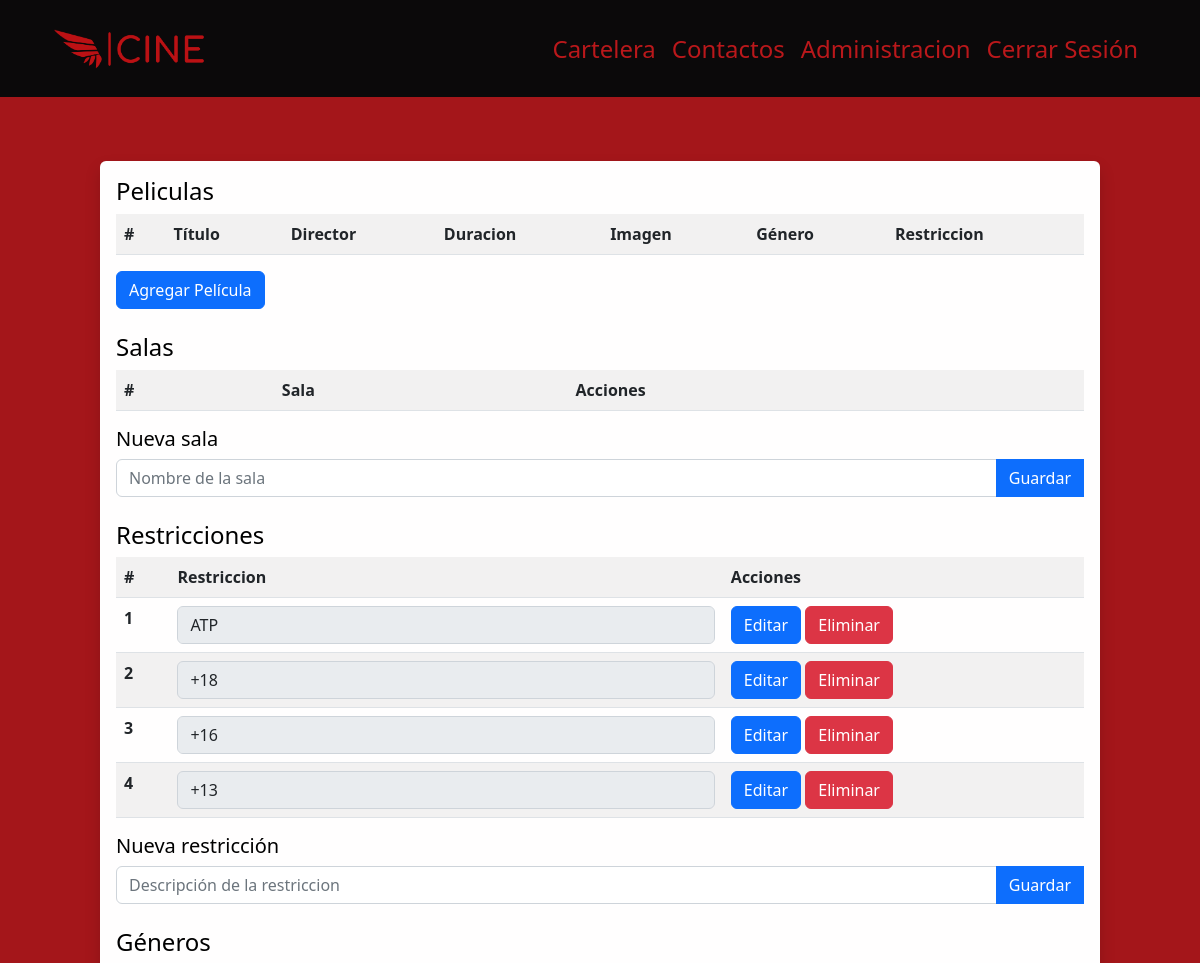
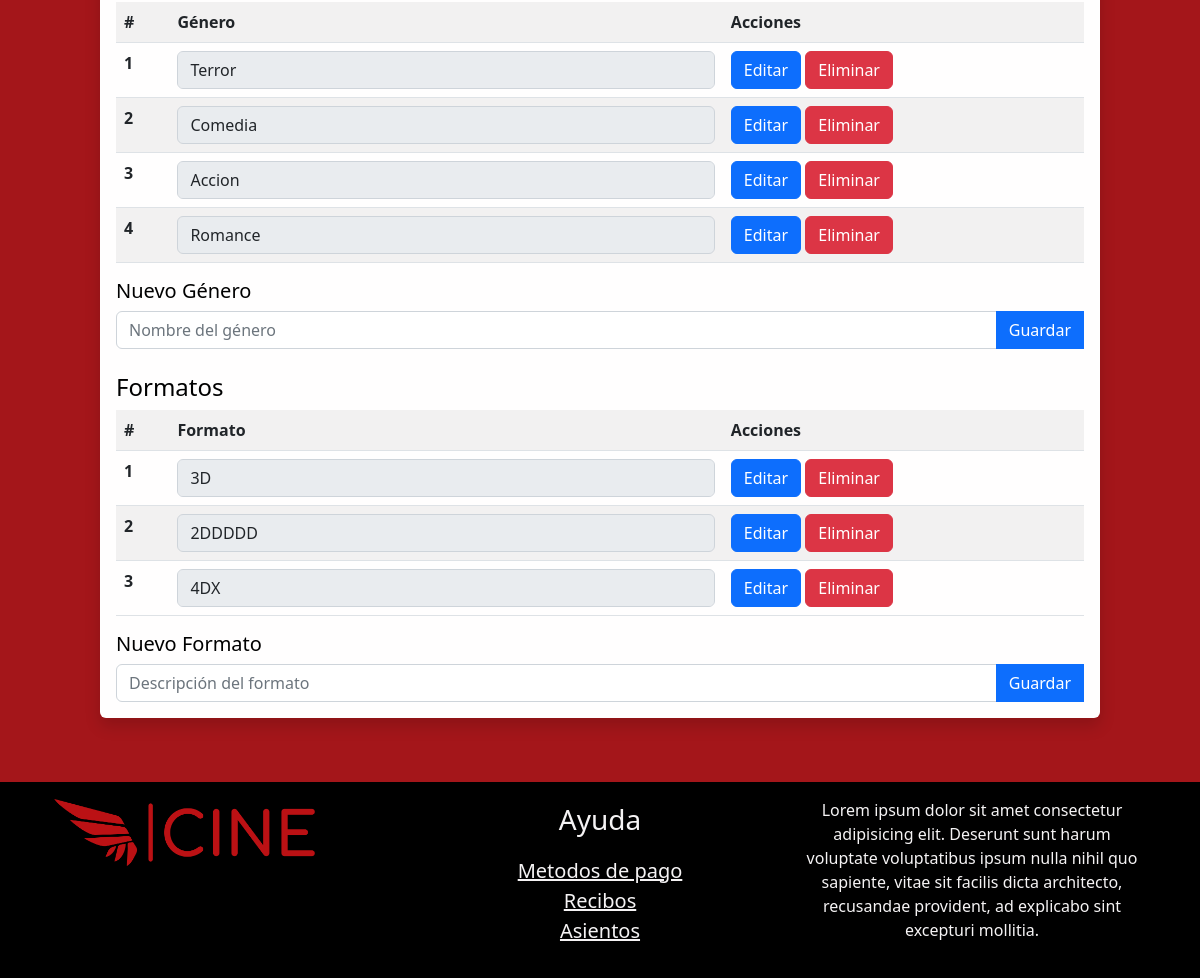
The app's page /administracion.php (signed in), older data (2 pictures, top to bottom).
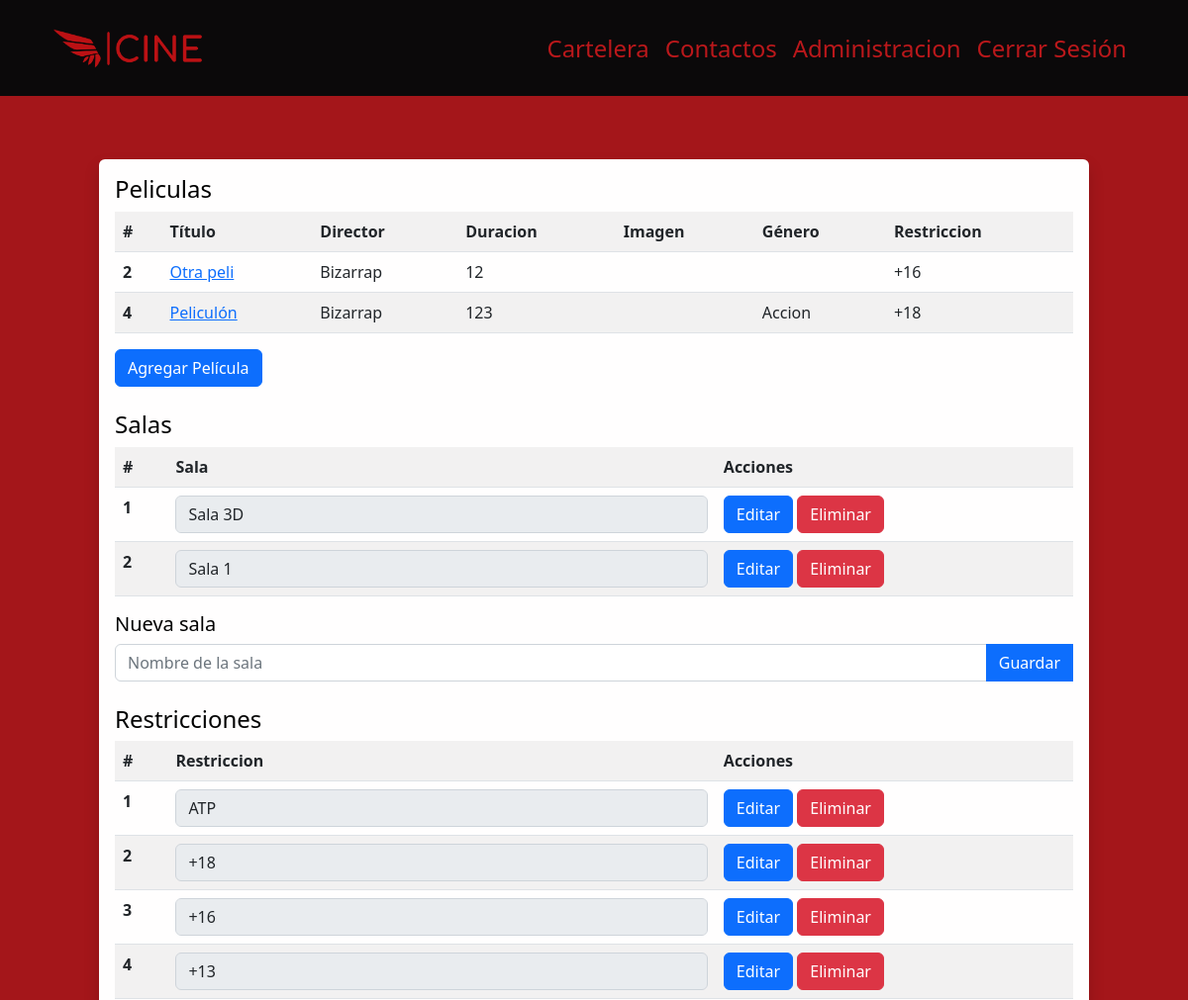
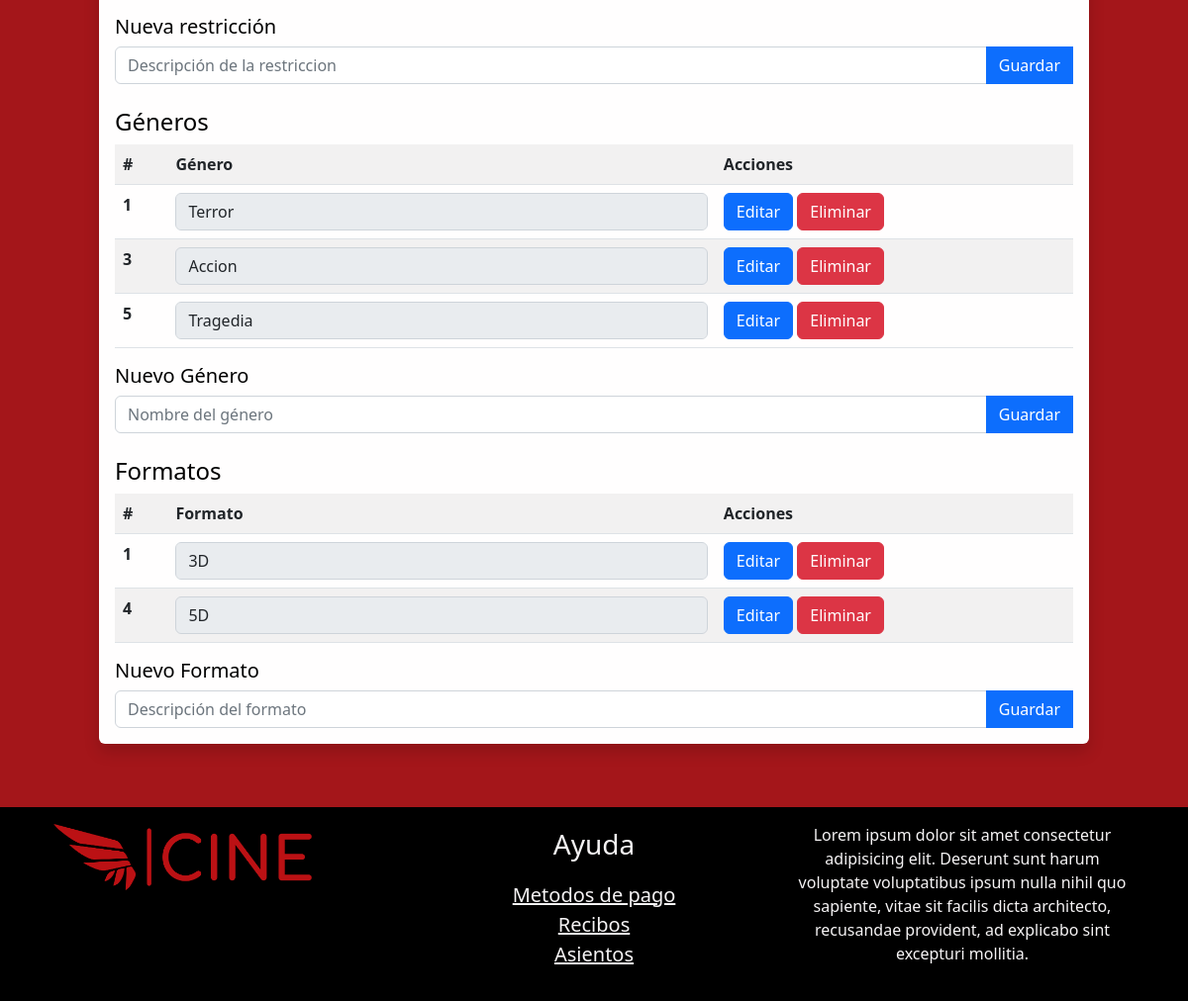
The same page, newer data (2 pictures, top to bottom).
### tables this page shows
CREATE TABLE `restricciones` (
  `restriccion_id` int(11) NOT NULL,
  `restriccion` varchar(5) DEFAULT NULL
);

CREATE TABLE `generos` (
  `genero_id` int(11) NOT NULL,
  `genero` varchar(30) NOT NULL
);

CREATE TABLE `formatos` (
  `formato_id` int(11) NOT NULL,
  `formato` varchar(20) DEFAULT NULL
);

CREATE TABLE `peliculas` (
  `pelicula_id` int(11) NOT NULL,
  `nombre` varchar(30) NOT NULL,
  `duracion` varchar(3) NOT NULL,
  `director` varchar(30) NOT NULL,
  `ruta_imagen` varchar(50) DEFAULT NULL,
  `restriccion_id` int(11) DEFAULT NULL,
  `genero_id` int(11) DEFAULT NULL
);

CREATE TABLE `salas` (
  `sala_id` int(11) NOT NULL,
  `aire_acondicionado` tinyint(1) DEFAULT NULL,
  `sala` varchar(20) NOT NULL
);

### administracion.php (the view, shortened to what this page needs)
<!DOCTYPE html>
<html lang="en">
<head>
  <link href="https://cdn.jsdelivr.net/npm/bootstrap@5.2.2/dist/css/bootstrap.min.css" rel="stylesheet"
>
  <link rel="stylesheet" href="styles.css">
  <link rel="stylesheet" href="administracion.css">
</head>
<body>
  <?php include 'Layout/header.php'; ?>
  <main class="w-100 py-5 color-black d-flex justify-content-center">
    <div id="ventana_admin" class="container rounded shadow d-flex flex-column col-11 col-md-10">
      <?php if (!isset($_GET["pelicula"])) { ?>
      <section id="section-peliculas">
        <h4> Peliculas </h4>
        <table class="table table-striped rounded">
          <tr>
            <th> # </th>
            <th> Título </th>
            <th> Director </th>
            <th> Duracion </th>
            <th> Imagen </th>
            <th> Género </th>
            <th> Restriccion </th>
          </tr>
          <?php
        $sql = "SELECT pelicula_id, nombre, director, duracion, ruta_imagen, restriccion, genero
          FROM peliculas
          LEFT JOIN restricciones USING(restriccion_id)
          LEFT JOIN generos USING(genero_id);";
        $res = $conn->query($sql);
        if ($res->num_rows > 0) {
          while ($row = $res->fetch_assoc()) {
            echo "<tr>";
            echo "  <th>" . $row["pelicula_id"] . "</th>";
            echo "  <td><a href='administracion.php?pelicula=" . $row["pelicula_id"] . "'>" . $row["nombre"] . "</a></td>";
            echo "  <td>" . $row["director"] . "</td>";
            echo "  <td>" . $row["duracion"] . "</td>";
            echo "  <td><img src='" . $row["ruta_imagen"] . "'></td>";
            echo "  <td>" . $row["genero"] . "</td>";
            echo "  <td>" . $row["restriccion"] . "</td>";
            echo "</tr>";
          }
        }
          ?>
        </table>
        <a href="administracion.php?pelicula=0" class="btn btn-primary"> Agregar Película </a>
        <br>
      </section>
      <br>
      <section id="section-salas">
        <h4> Salas </h4>
        <form id="form-salas" action="abm.php" method="post">
          <table class="table table-striped">
            <tr>
              <th> # </th>
              <th> Sala </th>
              <th> Acciones </th>
            </tr>
            <?php
        $res = $conn->query("SELECT sala_id, sala FROM salas;");
        if ($res->num_rows > 0) {
          while ($row = $res->fetch_assoc()) {
            echo "<tr>";
            echo "  <th>" . $row["sala_id"] . "</th>";
            echo "  <td><input id='sala-" . $row["sala_id"] . "' name='sala-" . $row["sala_id"] . "' value='" . $row["sala"] . "' class='form-control' disabled></td>";
            echo "  <td>";
            echo "    <button type='button' id='modificar-sala-" . $row["sala_id"] . "' onclick='modificarSala(" . $row["sala_id"] . ")'";
            echo "    class='btn btn-primary'> Editar </button>";
            echo "    <button type='button' id='eliminar-sala-" . $row["sala_id"] . "' name='seleccion' onclick='eliminarSala(" . $row["sala_id"] . ")'";
            echo "    class='btn btn-danger'> Eliminar </button>";
            echo "  </td>";
            echo "</tr>";
          }
        }
            ?>
          </table>
        </form>
        <form action="abm.php" method="post" id="form-nuevo-restriccion">
          <h5> Nueva sala </h5>
          <div class="input-group">
            <input type="text" name="sala" placeholder="Nombre de la sala" class="form-control" required>
            <button type="submit" class="btn btn-primary"> Guardar </button>
          </div>
        </form>
      </section>
      <br>
      <section id="section-restricciones">
        <h4> Restricciones </h4>
        <form id="form-restricciones" action="abm.php" method="post">
          <table class="table table-striped">
            <tr>
              <th> # </th>
              <th> Restriccion </th>
              <th> Acciones </th>
            </tr>
            <?php
        $res = $conn->query("SELECT restriccion_id, restriccion FROM restricciones;");
        if ($res->num_rows > 0) {
          while ($row = $res->fetch_assoc()) {
            echo "<tr>";
            echo "  <th>" . $row["restriccion_id"] . "</th>";
            echo "  <td><input id='restriccion-" . $row["restriccion_id"] . "' name='restriccion-" . $row["restriccion_id"] . "' value='" . $row["restriccion"] . "' class='form-control' disabled></td>";
            echo "  <td>";
            echo "    <button type='button' id='modificar-restriccion-" . $row["restriccion_id"] . "' onclick='modificarRestriccion(" . $row["restriccion_id"] . ")'";
            echo "    class='btn btn-primary'> Editar </button>";
            echo "    <button type='button' id='eliminar-restriccion-" . $row["restriccion_id"] . "' name='seleccion' onclick='eliminarRestriccion(" . $row["restriccion_id"] . ")'";
            echo "    class='btn btn-danger'> Eliminar </button>";
            echo "  </td>";
            echo "</tr>";
          }
        }
            ?>
          </table>
        </form>
        <form action="abm.php" method="post" id="form-nuevo-restriccion">
          <h5> Nueva restricción </h5>
          <div class="input-group">
            <input type="text" name="restriccion" placeholder="Descripción de la restriccion" class="form-control"
              required>
            <button type="submit" class="btn btn-primary"> Guardar </button>
          </div>
        </form>
      </section>
      <br>
      <section id="section-generos">
        <h4> Géneros </h4>
        <form id="form-generos" action="abm.php" method="post">
          <table class="table table-striped">
            <tr>
              <th> # </th>
              <th> Género </th>
              <th> Acciones </th>
            </tr>
            <?php
        $res = $conn->query("SELECT genero_id, genero FROM generos;");
        if ($res->num_rows > 0) {
          while ($row = $res->fetch_assoc()) {
            echo "<tr>";
            echo "  <th>" . $row["genero_id"] . "</th>";
            echo "  <td><input id='genero-" . $row["genero_id"] . "' name='genero-" . $row["genero_id"] . "' value='" . $row["genero"] . "' class='form-control' disabled></td>";
            echo "  <td>";
            echo "    <button type='button' id='modificar-genero-" . $row["genero_id"] . "' onclick='modificarGenero(" . $row["genero_id"] . ")'";
            echo "    class='btn btn-primary'> Editar </button>";
            echo "    <button type='button' id='eliminar-genero-" . $row["genero_id"] . "' name='seleccion' onclick='eliminarGenero(" . $row["genero_id"] . ")'";
            echo "    class='btn btn-danger'> Eliminar </button>";
            echo "  </td>";
            echo "</tr>";
          }
        }
            ?>
          </table>
        </form>
        <form action="abm.php" method="post" id="form-nuevo-genero">
          <h5> Nuevo Género </h5>
          <div class="input-group">
            <input type="text" name="genero" placeholder="Nombre del género" class="form-control" required>
            <button type="submit" class="btn btn-primary"> Guardar </button>
          </div>
        </form>
      </section>
      <br>
      <section id="section-formatos">
        <h4> Formatos </h4>
        <form id="form-formatos" action="abm.php" method="post">
          <table class="table table-striped">
            <tr>
              <th> # </th>
              <th> Formato </th>
              <th> Acciones </th>
            </tr>
            <?php
        $res = $conn->query("SELECT formato_id, formato FROM formatos;");
        if ($res->num_rows > 0) {
          while ($row = $res->fetch_assoc()) {
            echo "<tr>";
            echo "  <th>" . $row["formato_id"] . "</th>";
            echo "  <td><input id='formato-" . $row["formato_id"] . "' name='formato-" . $row["formato_id"] . "' value='" . $row["formato"] . "' class='form-control' disabled></td>";
            echo "  <td>";
            echo "    <button type='button' id='modificar-formato-" . $row["formato_id"] . "' onclick='modificarFormato(" . $row["formato_id"] . ")'";
            echo "    class='btn btn-primary'> Editar </button>";
            echo "    <button type='button' id='eliminar-formato-" . $row["formato_id"] . "' name='seleccion' onclick='eliminarFormato(" . $row["formato_id"] . ")'";
            echo "    class='btn btn-danger'> Eliminar </button>";
            echo "  </td>";
            echo "</tr>";
          }
        }
            ?>
          </table>
        </form>
        <form action="abm.php" method="post" id="form-nuevo-formato">
          <h5> Nuevo Formato </h5>
          <div class="input-group">
            <input type="text" name="formato" placeholder="Descripción del formato" class="form-control" required>
            <button type="submit" class="btn btn-primary"> Guardar </button>
          </div>
        </form>
      </section>
      <?php } ?>
    </div>
  </main>
  <?php include 'Layout/footer.php'; ?>
</body>
</html>

### Layout/header.php (shortened to what this page needs)
<?php
$conn = new mysqli("localhost", "root", "", "cine") or die("not connected" . mysqli_connect_error());
if (isset($_COOKIE["username"])) {
  $privilegio = $conn->query("SELECT privilegios FROM clientes WHERE usuario = '" . $_COOKIE["username"] . "'")->fetch_assoc()["privilegios"];
}
?>
<header class="w-100">
  <div class="container">
    <nav class="navbar navbar-dark navbar-expand-md py-3">
      <div class="container-fluid">
        <a class="navbar-brand" href="index.php">
          <img src="Multimedia/Logos/svg/logo-no-background.svg" alt="Logo" width="150" height="54"
            class="d-inline-block align-text-top">
        </a>
        <div class="collapse navbar-collapse" id="navbarSupportedContent">
          <ul class="navbar-nav ms-auto mb-2 mb-lg-0 text-center">
            <li class="nav-item">
              <a class="nav-link color_primary fs-4" aria-current="page" href="index.php">Cartelera</a>
            </li>
            <li class="nav-item">
              <a class="nav-link color_primary fs-4" href="#footer">Contactos</a>
            </li>
            <?php if (!isset($_COOKIE["username"])) { ?>
            <li class="nav-item">
              <a class="nav-link color_primary fs-4" href="login.php">Iniciar Sesión</a>
            </li>
            <?php
            } else {
              if ($privilegio == 1) { ?>
            <li class="nav-item">
              <a class="nav-link color_primary fs-4" href="administracion.php">Administracion</a>
            </li>
            <?php }?>
            <li class="nav-item">
              <a class="nav-link color_primary fs-4" onclick="deleteAllCookies()" href="login.php">Cerrar Sesión</a>
            </li>
              <?php }?>
          </ul>
        </div>
      </div>
    </nav>
  </div>
</header>

### Layout/footer.php
<footer id="footer" class="w-100 p-3 color_wt">
    <div class="container row mx-auto">
      <div class="col-lg-4 mb-4 mb-md-0">
        <img src="Multimedia/Logos/svg/logo-no-background.svg" alt="Logo" class="d-inline-block align-text-top w-75">
      </div>
      <div class="col-lg-4 mb-4 mb-md-0 text-center">
          <span class="fs-3">Ayuda</span>
          <ul class="mt-3 p-0">
            <li><a href="#" class="color_wt fs-5">Metodos de pago</a></li>
            <li><a href="#" class="color_wt fs-5">Recibos</a></li>
            <li><a href="#" class="color_wt fs-5">Asientos</a></li>
          </ul>
      </div>
      <div class="col-lg-4">
        <p class="text-center">Lorem ipsum dolor sit amet consectetur adipisicing elit. Deserunt sunt harum voluptate voluptatibus ipsum nulla nihil quo sapiente, vitae sit facilis dicta architecto, recusandae provident, ad explicabo sint excepturi mollitia.</p>
      </div>
    </div>
  </footer>

### styles.css (style rules this page uses)
body { background: #0B090A; }
main { background: #A4161A; }
footer { background-color: #000; }
ul { list-style: none; }
.color_primary { color: #BA181B; }
.color_wt { color: #F5F3F4; }

### administracion.css (style rules this page uses)
#ventana_admin { position: relative; background-color: #FFFEFE; margin: 1em; padding: 1em; color: black; }

Row changes from the older to the newer data that the page shows:
removed generos: genero_id "2", genero "Comedia"
removed generos: genero_id "4", genero "Romance"
removed formatos: formato_id "2", formato "2DDDDD"
removed formatos: formato_id "3", formato "4DX"
added peliculas: pelicula_id "2", nombre "Otra peli", director "Bizarrap", duracion "12", restriccion.restriccion "+16"
added peliculas: pelicula_id "4", nombre "Peliculón", director "Bizarrap", duracion "123", genero.genero "Accion", restriccion.restriccion "+18"
added salas: sala_id "1", sala "Sala 3D"
added salas: sala_id "2", sala "Sala 1"
added generos: genero_id "5", genero "Tragedia"
added formatos: formato_id "4", formato "5D"
